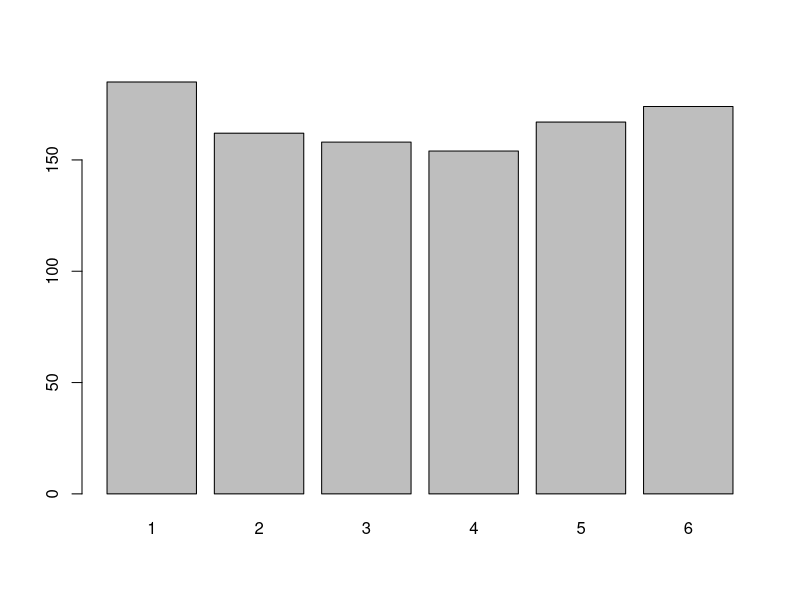
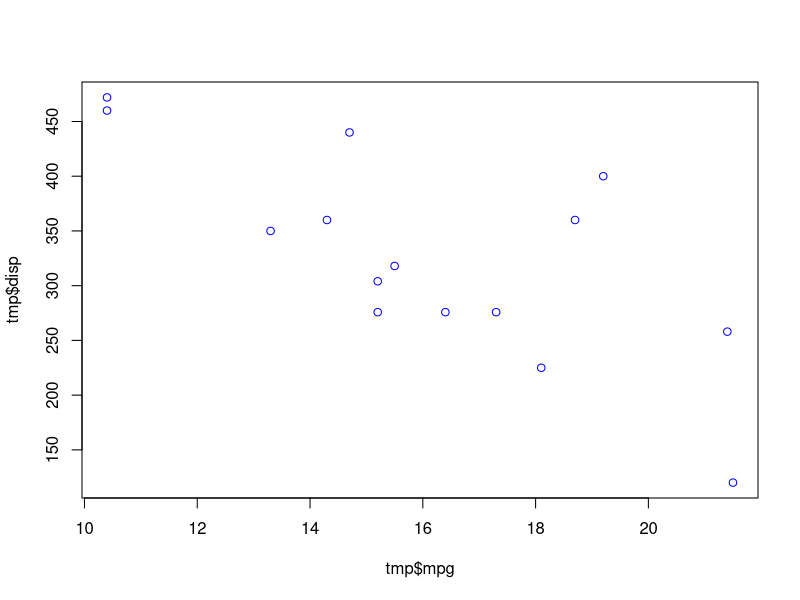
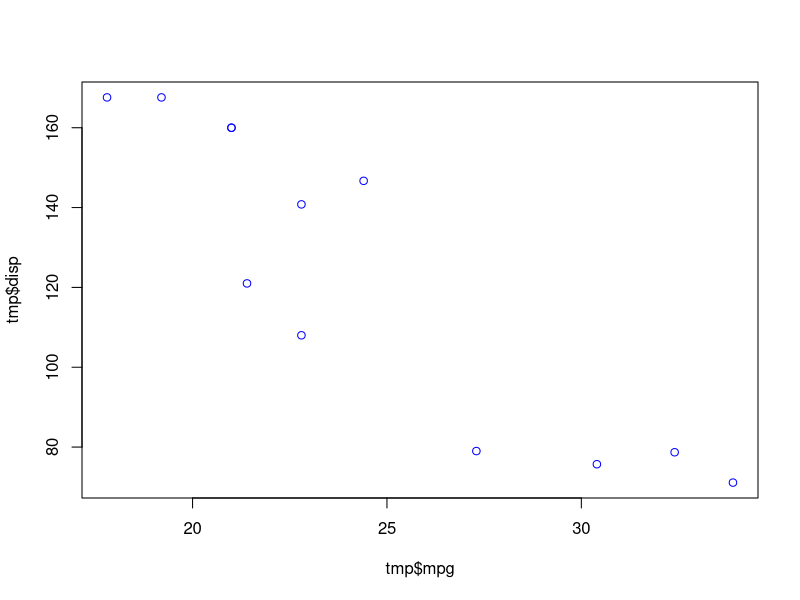
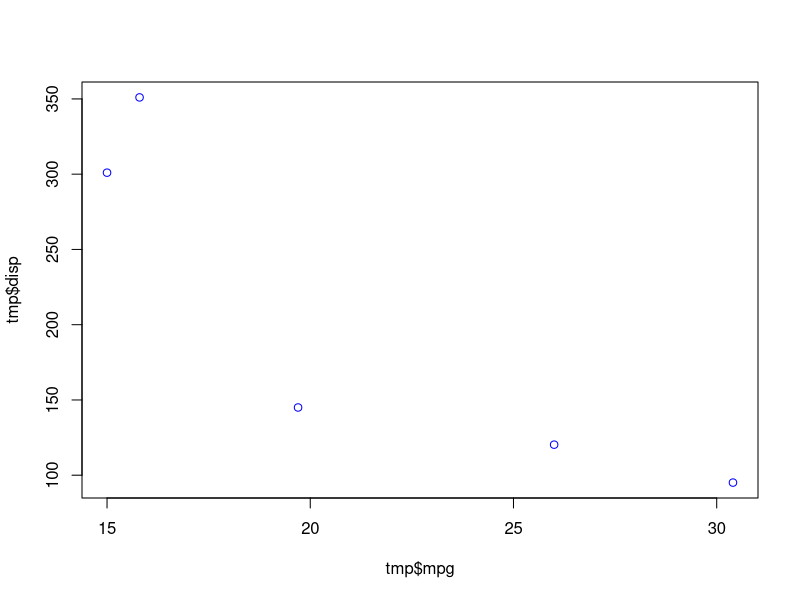

Write the R code that produced these figures, in order.
###################
## a script about control structures

wdir<-"C:/Users/admin/OneDrive - Scuola Superiore Sant'Anna/documents/TEACHING/R_for_ABD"
setwd(wdir)

#ready to start!

## we start with the if/else stament
ferrari<-1.34
mercedes<-1.45

# this is the synthax
# if(condition is T/F) { do something }

if(ferrari < mercedes){
  print("Ferrari will start first!")
} # if(ferrari < mercedes)

# same as this
if(ferrari < mercedes){ print("Ferrari will start first!") } # if(ferrari < mercedes)

# a false condition will not make R run the code
if(ferrari > mercedes){
  print("Ferrari will start first!")
}

# adding the else statment
ferrari <-1.12
mercedes <-1.145

if(ferrari < mercedes){
  print("Ferrari starts first!")
} else {
  print("Mercedes starts first!")
}

# get to the else if  statement

ferrari <-1.1
mercedes <-1.1

if(ferrari < mercedes){
  print("Ferrari starts first!")
} else if (mercedes < ferrari) {
  print("Mercedes starts first!")
} else {
  print("This is really weird, timings are the same!!")
}

# if you have additional conditions...check consequentiality of the code!

redbull <-1.0
mercedes <-1.1
ferrari <-1.2

if(ferrari < mercedes){
  print("Ferrari starts first!")
} else if (ferrari < redbull) {
  print("Ferrari starts first!")
} else if (redbull < mercedes) {
  print("Redbull starts first!")
} else {
  print("Mercedes starts first!")
}

# a more efficient way to do the same as above
if(ferrari < mercedes & ferrari < redbull){  # "&" for "AND", "|" for "OR"
  print("Ferrari starts first!")
} else if (mercedes < redbull & mercedes < ferrari) {
  print("Mercedes starts first!")
} else {
  print("Redbull starts first!")
} 

# a totally different way to do the same thing
redbull <-1.0
mercedes <-1.1
ferrari <-1.9

laptime<-c(redbull, mercedes, ferrari)
names(laptime)<-c("Redbull", "Mercedes", "Ferrari")
laptime

winner<-names(laptime)[which(laptime == min(laptime))]
print(paste(winner, "will start first!"))

## excercise
tscore<-32

if(!tscore %in% 1:30) { #same as tscore < 1 | tscore < 30
  print("The value is outside the allowed range")
} else if(tscore > 18){
  print("Passed!")
} else {
  print("too bad!")
}

#####
# get into the for loop!

monza<-c(1.23, 1.42, 1.34)
suzuka <-c(1.56,1.50,1.55)
lemans <- c(2.31,2.33,2.43)
outcome<-data.frame(M= monza, S=suzuka, L=lemans)
rownames(outcome)<-c("Ferrari", "Mercedes", "Redbull")
outcome

#make a for loop to print the shortes timelap in each circuit
for (i in 1:3){
  tmp<-min(outcome[,i])
  print(tmp)
}#for loop

for (i in 1:ncol(outcome)){
  nametrack<-colnames(outcome)[i]
  namecar<-rownames(outcome)[which(outcome[,i] == min(outcome[,i]))]
  print(paste(namecar, "starts first on", nametrack))
}#for loop

## nest for loops
listout<-list(outcome, t(outcome), outcome, t(outcome))
for(i in 1:length(listout)){ # i=1
  print(paste("list element number", i))
  tmp<-listout[[i]]
  for (j in 1:nrow(tmp)){ # notice the change of the iterator name!!!
      print(max(tmp[j,]))
  }# for j
}# for i

#add an if statemet in a for loop

for (i in 1:ncol(outcome)){
  nametrack<-colnames(outcome)[i]
  namecar<-rownames(outcome)[which(outcome[,i] == min(outcome[,i]))]
  print(paste(namecar, "starts first on", nametrack))
  if(namecar == "Ferrari"){
    print("yay! cool!")
  } else {
    print("that's too bad!")
  }
}#for loop

#add results to object
ltres<-list()
for (i in 1:ncol(outcome)){
  ltres[[i]]<-rownames(outcome)[which(outcome[,i] == min(outcome[,i]))]
}#for loop
ltres
#unlist the list into a vector
resvec<-unlist(ltres)
resvec

# break the loop
for (i in 1:ncol(outcome)){
  nametrack<-colnames(outcome)[i]
  namecar<-rownames(outcome)[which(outcome[,i] == min(outcome[,i]))]
  print(paste(namecar, "starts first on", nametrack))
  if(namecar != "Ferrari"){
    print(paste("for loop stopped at iteration", i))
    break
  }
}#for loop
i #current value of the iterator

# an example with dices
niter<-1e3
outobj<-c()
for (i in 1:niter){
  dice<-sample(1:6,1)
  outobj<-c(outobj, dice)
}#for i
faces<-table(outobj)
faces
barplot(faces)

chisq.test(faces, p=rep(1/6, 6))

#############
## while loop
laps<-1
maxlap<-20
while(laps <= maxlap){
  print(paste("lap number", laps))
  laps<-laps+1
}

# same result with a for/if loop
for (i in 1:100){
  if(i >= maxlap){
    break
  }
  print(paste("lap number", i))
}

# example of a while loop with coin flip
money<-10
out<-c()
while(money > 0.50){
  coin<-sample(c("tails", "heads"), 1)
  if(coin == "heads"){
    money<-money*2
  } else {
    money<-money/2
  }
  out<-c(out, money)
} #while
#get the output rounding it
round(out, 2)
max(out)


#use a marker to keep track of operations
for (i in 1:1e6) {
  if (i %% 1e5==0){
    print(i)
  }#if loop
  #do something
}#for

###
# apply() function to vectorialize
mat<-matrix(rnorm(40), nrow=10, ncol=4)

# I want to get the mean of each column
#with for loop
out<-c()
for (i in 1:ncol(mat)){
  tmp<-mat[,i]
  out<-c(out,mean(tmp))
}
out

#with apply
apply(mat, 2, FUN=mean)

#use built in function
colMeans(mat) #rowMeans(mat)

#with apply you can use whethever function
myfun<-function(x) {x[1]+x[4]}
apply(mat, 2, FUN=myfun)


## the marge function
df1<-data.frame(col1=c("A", "B", "C", "A"), col2=c(1,2,2,3))
df2<-data.frame(col1=c("C", "D", "A"), col3=c("yellow", "red", "red"))

dfm<-merge(x=df1, y=df2, by="col1", all=T)
dfm

## the split function to iterate operations
byletter<-split(dfm, dfm[,"col1"])
out<-c()
for(i in 1:length(byletter)){
  tmp<-byletter[[i]]
  out<-c(out, min(tmp[,2]))
}
out

#another example with splitting
data(mtcars)
bygear<-split(mtcars, mtcars$gear)
length(bygear)
names(bygear)

for(l in 1:length(bygear)){
  print(l)
  tmp<-bygear[[l]]
  
  png(paste0("plotgear.", l, ".png"))
    plot(tmp$mpg, tmp$disp, col="blue")
  dev.off()
}

## sub() function
vector<-c("Hi", "everyone", "how", "do", "you", "like", "phase 2", "lockdown?")
sub("everyone", "Matteo", vector)
sub("d", "Matteo", vector)

# use regex
sub("^d", "Matteo", vector)

#useful for fixing sample names
samples<-c("LAM_rep3:lane1:20200401", "LAM_rep2:lane2:20200402", "LAM_rep1:lane1:20200411")
newnames<-sub("\\:.*\\:.*$", "", samples)

# the use of double backslash
samp1<-c("asfasd:$LAM_rep4","sdfsd:$LAM_rep5")
sub(".*$", "", samp1) #wrong way
sub(".*\\$", "", samp1) #right way

# use grep
grep("rep3", newnames)
grep("LAM", newnames)


head(mtcars)
#only mazdas
mzds<-mtcars[grep("Mazda", rownames(mtcars)),]
mzds

#only brands starting with F using regex
fs<-mtcars[grep("^[Ff]", rownames(mtcars)),]
fs
